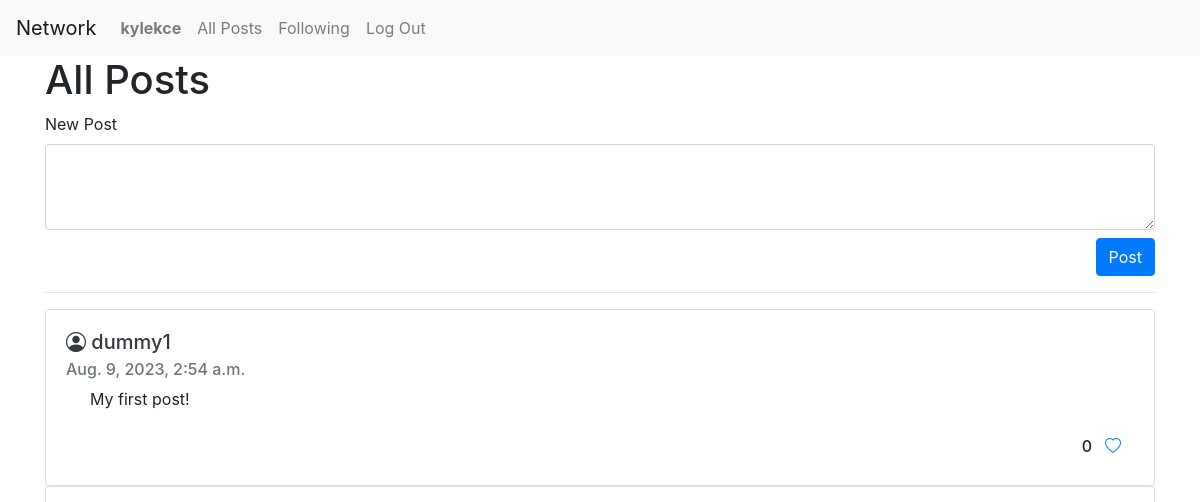
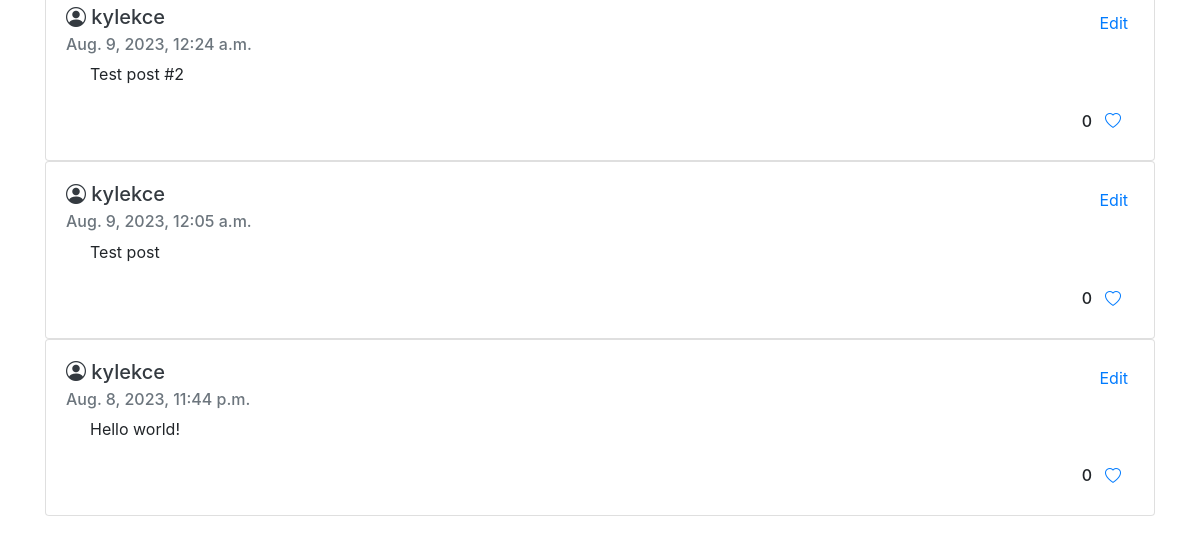
The app's page / (signed in), older data (2 pictures, top to bottom).
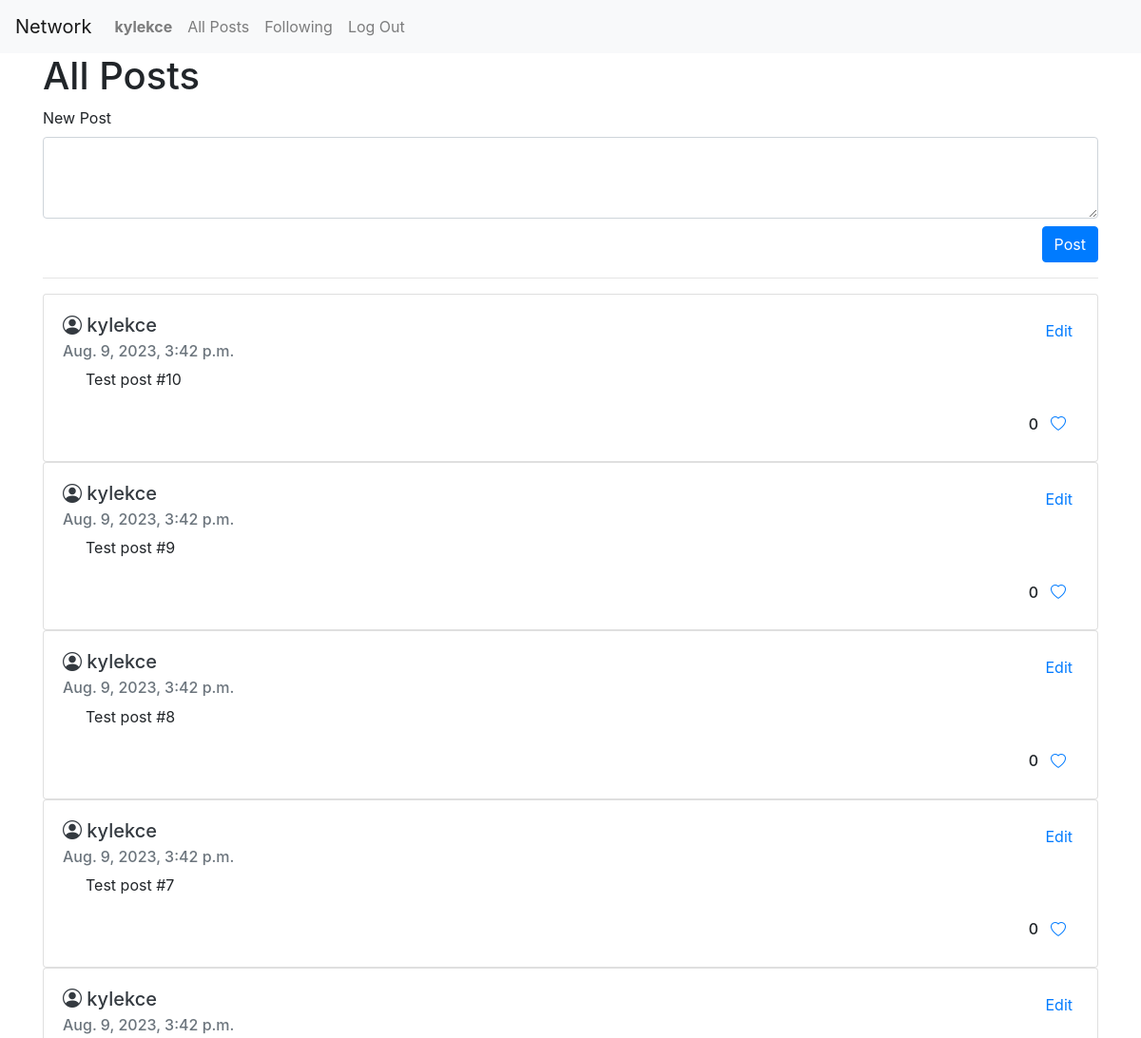
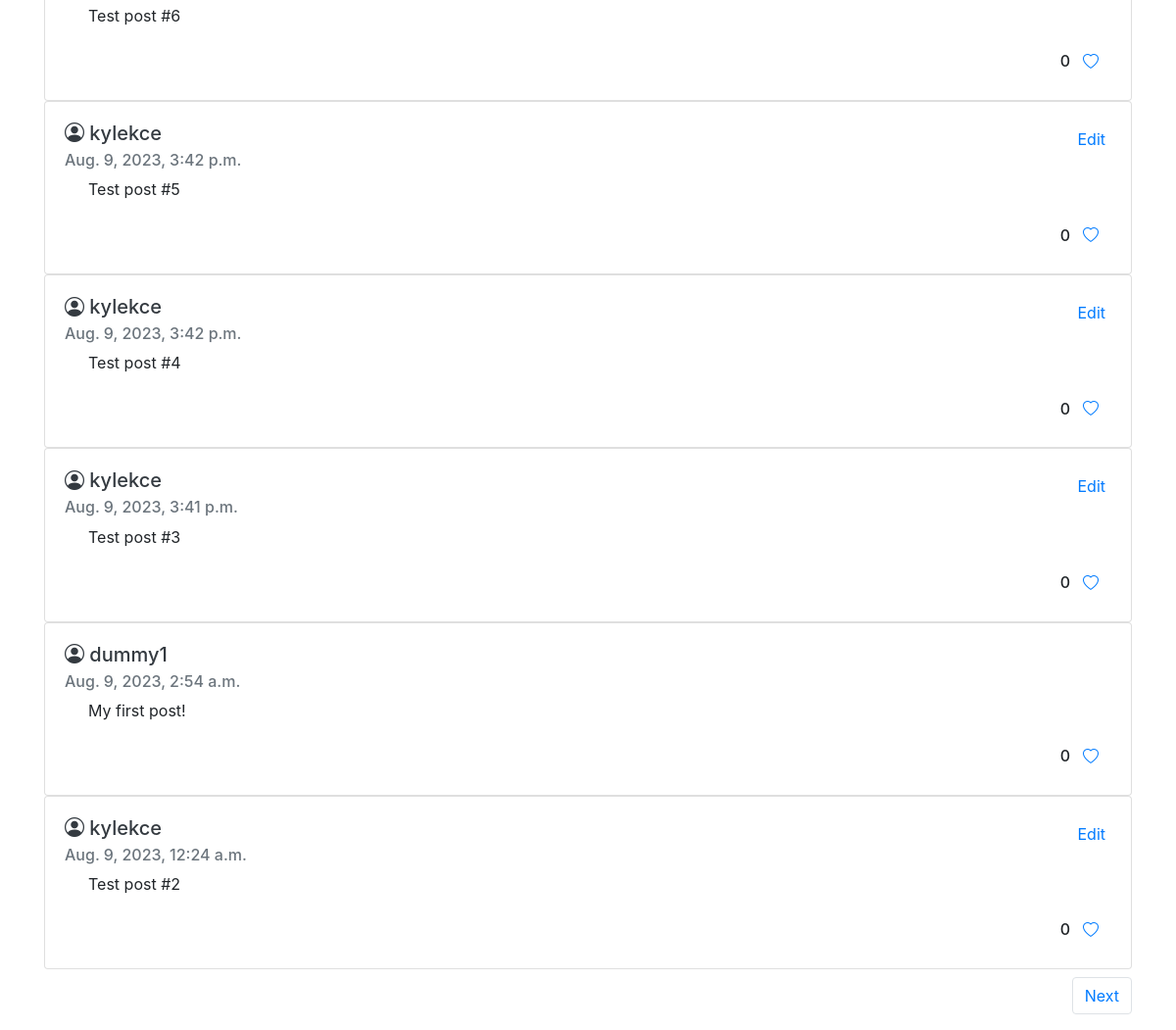
The same page, newer data (2 pictures, top to bottom).
### network/models.py (models this page shows, shortened)
class Post(models.Model):
    content = models.TextField()
    user = models.ForeignKey(User, on_delete=models.CASCADE, related_name="user")
    date = models.DateTimeField(auto_now_add=True)

class User(AbstractUser):
    pass

### network/views.py (the view)
# urls.py: path("", views.index, name="index"),
def index(request):
    posts = Post.objects.all().order_by("id").reverse()
    paginator = Paginator(posts, 10)
    page_number = request.GET.get("page")
    page_obj = paginator.get_page(page_number)
    likes = Like.objects.all()
    liked_posts = []
    try:
        for like in likes:
            if like.user.id == request.user.id:
                liked_posts.append(like.post.id)
    except:
        liked_posts = []
    return render(request, "network/index.html", {
        "posts": page_obj,
        "liked_posts": liked_posts
    })

### network/templates/network/index.html (shortened to what this page needs)
{% extends "network/layout.html" %}
{% block body %}
<div class="container">
    <h1>All Posts</h1>
    {% if user.is_authenticated %}
    <div class="mb-3">
        <label for="post" class="form-label">New Post</label>
        <form action="{% url 'new_post' %}" method="post">
            <textarea name="content" class="form-control" id="post" rows="3"></textarea>
            <div class="mt-2 d-flex justify-content-end">
                <button type="submit" class="btn btn-primary">Post</button>
            </div>
        </form>
    </div>
    <hr>
    {% for post in posts %}
    <div class="card">
        <div class="card-body">
            <div class="row">
                <h5 class="card-title col-10">
                    <a href="{% url 'profile' user_id=post.user.id %}" class="text-dark text-decoration-none">
                        <i class="bi bi-person-circle"></i>
                        {{ post.user }}
                    </a>
                </h5>
                {% if user == post.user %}
                <div class="d-flex justify-content-end col-2">
                    <button id="edit" data-post="{{ post.id }}" type="button"
                        class="button btn-link bg-transparent border-0">Edit</button>
                </div>
                {% endif %}
            </div>
            <h6 class="card-subtitle mb-2 text-muted">{{ post.date }}</h6>
            <p id="post-{{ post.id }}" class="card-text px-4">{{ post.content }}</p>
            <div class="d-flex justify-content-end align-items-center">
                <h6 id="like_count" data-post="{{ post.id }}" class="m-0">0</h6>
                {% if post.id in liked_posts %}
                <button id="like_button" data-post="{{ post.id }}" data-user="{{ user.id }}" type="button"
                    class="btn btn-link"><i class="bi bi-heart-fill text-danger"></i></button>
                {% else %}
                <button id="like_button" data-post="{{ post.id }}" data-user="{{ user.id }}" type="button"
                    class="btn btn-link"><i class="bi bi-heart"></i></button>
                {% endif %}
            </div>
        </div>
    </div>
    {% endfor %}
    <nav class="d-flex justify-content-end mt-2">
        <ul class="pagination">
            {% if posts.has_next %}
            <li class="page-item"><a class="page-link" href="?page={{ posts.next_page_number }}">Next</a></li>
            {% endif %}
        </ul>
    </nav>
</div>
{% endif %}
{% endblock %}

Row changes from the older to the newer data that the page shows:
no longer on this page (row unchanged): Post: user "kylekce", date "Aug. 9, 2023, 12:05 a.m.", content "Test post"
no longer on this page (row unchanged): Post: user "kylekce", date "Aug. 8, 2023, 11:44 p.m.", content "Hello world!"
added Post: user "kylekce", date "Aug. 9, 2023, 3:42 p.m.", content "Test post #10"
added Post: user "kylekce", date "Aug. 9, 2023, 3:42 p.m.", content "Test post #9"
added Post: user "kylekce", date "Aug. 9, 2023, 3:42 p.m.", content "Test post #8"
added Post: user "kylekce", date "Aug. 9, 2023, 3:42 p.m.", content "Test post #7"
added Post: user "kylekce", date "Aug. 9, 2023, 3:42 p.m.", content "Test post #6"
added Post: user "kylekce", date "Aug. 9, 2023, 3:42 p.m.", content "Test post #5"
added Post: user "kylekce", date "Aug. 9, 2023, 3:42 p.m.", content "Test post #4"
added Post: user "kylekce", date "Aug. 9, 2023, 3:41 p.m.", content "Test post #3"
Text that changed along with them:
text now shown: "Next"
